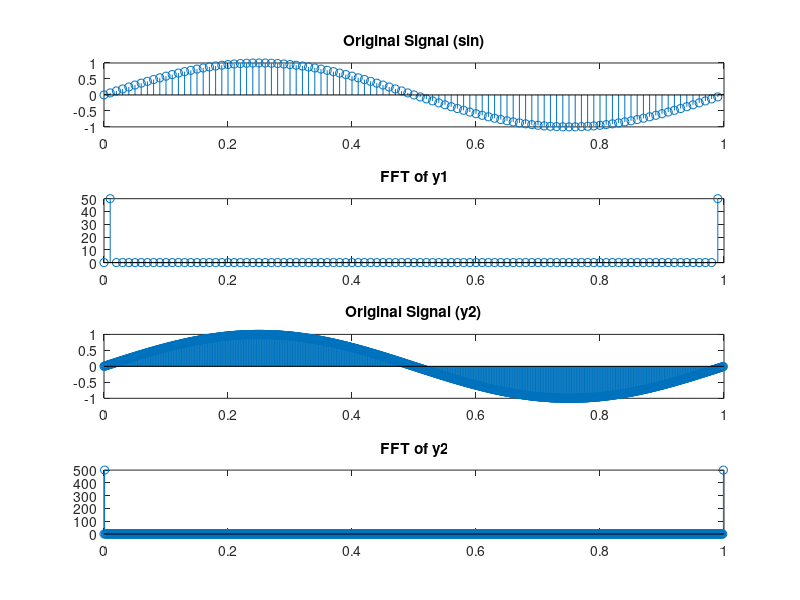

Write the MATLAB code that produced this figure.
n1 = 0:0.01:1-0.01;
fm = 1;
y1 = sin(2*pi*fm*n1);

subplot(4,1,1);
stem(n1, y1);
title('Original Signal (sin)');

% FFT of y1
y1f = fft(y1);
N1 = length(y1f);
f1 = (0:N1-1)/N1; % Frequency axis scaling
subplot(4,1,2);
stem(f1, abs(y1f));
title('FFT of y1');

% Second signal with finer sampling
n2 = 0:0.001:1-0.001;
y2 = sin(2*pi*fm*n2);

subplot(4,1,3);
stem(n2, y2);
title('Original Signal (y2)');

% FFT of y2
y2f = fft(y2);
N2 = length(y2f);
f2 = (0:N2-1)/N2; % Frequency axis scaling
subplot(4,1,4);
stem(f2, abs(y2f));
title('FFT of y2');
